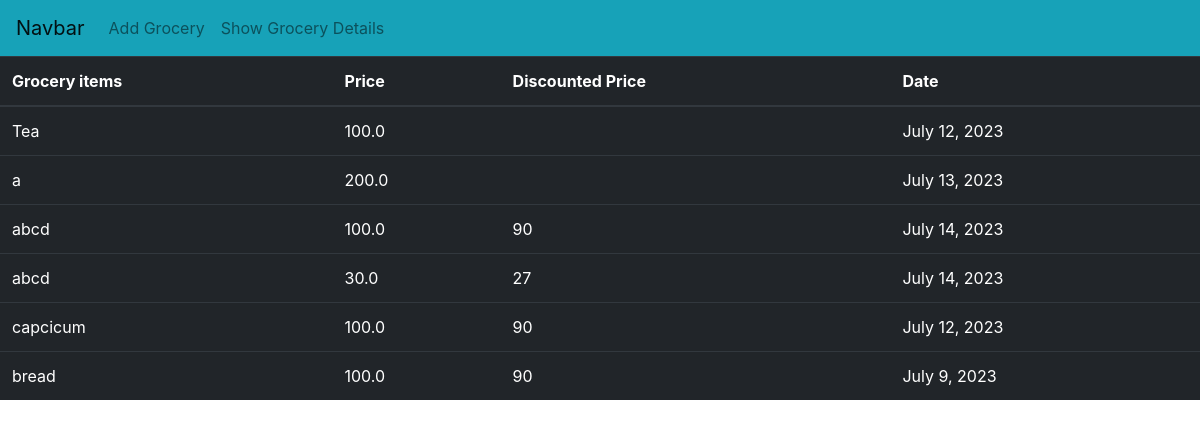
Screenshot of /a1/showgrocery/ with the database file from the repository.
### groceryapp/models.py (models this page shows)
class Grocery(models.Model):
    groceryitems = models.CharField(max_length=50)
    price = models.FloatField()
    Discounts = models.IntegerField()
    date = models.DateField()

### groceryapp/views.py (the view)
# urls.py: path('showgrocery/', views.ShowGrocery, name='showgrocery_url')
def ShowGrocery(request):
    obj = Grocery.objects.all()
    template_name = 'groceryapp/showgrocery.html'
    context = {'obj':obj}
    return render(request, template_name, context)

### templates/groceryapp/showgrocery.html (shortened to what this page needs)
{% extends 'layout.html' %}
{% load crispy_forms_tags %}
{% block content %}
<table class="table table-dark">
    <thead>
        <tr>
            <th>Grocery items</th>
            <th>Price</th>
            <th>Discounted Price</th>
            <th>Date</th>
        </tr>
    </thead>
    <tbody>
        {% for obj in obj %}
        <tr>
            <td>{{obj.groceryitems}}</td>
            <td>{{obj.price}}</td>
            <td> {{obj.Discounts}}</td>
            <td>{{obj.date}}</td>
        </tr>
        {% endfor %}
    </tbody>
</table>
{% endblock %}

### templates/layout.html (shortened to what this page needs)
<!DOCTYPE html>
<html lang="en">
<head>
    <link rel="stylesheet" href="https://cdn.jsdelivr.net/npm/bootstrap@4.0.0/dist/css/bootstrap.min.css">
</head>
<body>
<nav class="navbar navbar-expand-lg navbar-light bg-info">
  <a class="navbar-brand" href="#">Navbar</a>
  <div class="collapse navbar-collapse" id="navbarNav">
    <ul class="navbar-nav">
      <li class="nav-item">
        <a class="nav-link" href="{% url 'addgrocery_url' %}">Add Grocery <span class="sr-only">(current)</span></a>
      </li>
      <li class="nav-item">
        <a class="nav-link" href="{% url 'showgrocery_url' %}">Show Grocery Details</a>
      </li>
    </ul>
  </div>
</nav>
{% block content %}
{% endblock %}
</body>
</html>

### rows the page displays
Grocery: groceryitems "Tea", price "100.0", date "July 12, 2023"
Grocery: groceryitems "a", price "200.0", date "July 13, 2023"
Grocery: groceryitems "abcd", price "100.0", Discounts "90", date "July 14, 2023"
Grocery: groceryitems "abcd", price "30.0", Discounts "27", date "July 14, 2023"
Grocery: groceryitems "capcicum", price "100.0", Discounts "90", date "July 12, 2023"
Grocery: groceryitems "bread", price "100.0", Discounts "90", date "July 9, 2023"
